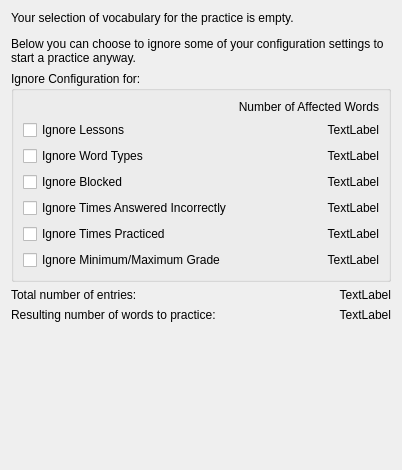
<ui version="4.0" >
 <class>EntryFilter</class>
 <widget class="QWidget" name="EntryFilter" >
  <property name="geometry" >
   <rect>
    <x>0</x>
    <y>0</y>
    <width>399</width>
    <height>470</height>
   </rect>
  </property>
  <property name="sizePolicy">
   <sizepolicy hsizetype="Preferred" vsizetype="MinimumExpanding">
    <horstretch>0</horstretch>
    <verstretch>0</verstretch>
   </sizepolicy>
  </property>
  <layout class="QVBoxLayout">
   <item>
    <widget class="QLabel" name="label" >
     <property name="text" >
      <string>&lt;p>Your selection of vocabulary for the practice is empty.&lt;/p>&lt;p>Below you can choose to ignore some of your configuration settings to start a practice anyway.&lt;/p></string>
     </property>
     <property name="wordWrap" >
      <bool>true</bool>
     </property>
    </widget>
   </item>
   <item>
    <widget class="QGroupBox" name="groupBox" >
     <property name="title" >
      <string>Ignore Configuration for:</string>
     </property>
     <layout class="QGridLayout" >
      <item row="1" column="0" >
       <widget class="QCheckBox" name="lessonCheckBox" >
        <property name="text" >
         <string>Ignore Lessons</string>
        </property>
        <property name="checked" >
         <bool>false</bool>
        </property>
       </widget>
      </item>
      <item row="1" column="1" >
       <widget class="QLabel" name="lessonLabel" >
        <property name="text" >
         <string comment="KDE::DoNotExtract" >TextLabel</string>
        </property>
        <property name="alignment" >
         <set>Qt::AlignRight|Qt::AlignTrailing|Qt::AlignVCenter</set>
        </property>
       </widget>
      </item>
      <item row="2" column="0" >
       <widget class="QCheckBox" name="wordTypeCheckBox" >
        <property name="text" >
         <string>Ignore Word Types</string>
        </property>
        <property name="checked" >
         <bool>false</bool>
        </property>
       </widget>
      </item>
      <item row="2" column="1" >
       <widget class="QLabel" name="wordTypeLabel" >
        <property name="text" >
         <string comment="KDE::DoNotExtract" >TextLabel</string>
        </property>
        <property name="alignment" >
         <set>Qt::AlignRight|Qt::AlignTrailing|Qt::AlignVCenter</set>
        </property>
       </widget>
      </item>
      <item row="3" column="0" >
       <widget class="QCheckBox" name="blockedCheckBox" >
        <property name="text" >
         <string>Ignore Blocked</string>
        </property>
        <property name="checked" >
         <bool>false</bool>
        </property>
       </widget>
      </item>
      <item row="3" column="1" >
       <widget class="QLabel" name="blockedLabel" >
        <property name="text" >
         <string comment="KDE::DoNotExtract" >TextLabel</string>
        </property>
        <property name="alignment" >
         <set>Qt::AlignRight|Qt::AlignTrailing|Qt::AlignVCenter</set>
        </property>
       </widget>
      </item>
      <item row="4" column="0" >
       <widget class="QCheckBox" name="timesWrongCheckBox" >
        <property name="text" >
         <string>Ignore Times Answered Incorrectly</string>
        </property>
        <property name="checked" >
         <bool>false</bool>
        </property>
       </widget>
      </item>
      <item row="4" column="1" >
       <widget class="QLabel" name="timesWrongLabel" >
        <property name="text" >
         <string comment="KDE::DoNotExtract" >TextLabel</string>
        </property>
        <property name="alignment" >
         <set>Qt::AlignRight|Qt::AlignTrailing|Qt::AlignVCenter</set>
        </property>
       </widget>
      </item>
      <item row="5" column="0" >
       <widget class="QCheckBox" name="timesPracticedCheckBox" >
        <property name="text" >
         <string>Ignore Times Practiced</string>
        </property>
        <property name="checked" >
         <bool>false</bool>
        </property>
       </widget>
      </item>
      <item row="5" column="1" >
       <widget class="QLabel" name="timesPracticedLabel" >
        <property name="text" >
         <string comment="KDE::DoNotExtract" >TextLabel</string>
        </property>
        <property name="alignment" >
         <set>Qt::AlignRight|Qt::AlignTrailing|Qt::AlignVCenter</set>
        </property>
       </widget>
      </item>
      <item row="6" column="0" >
       <widget class="QCheckBox" name="minMaxGradeCheckBox" >
        <property name="text" >
         <string>Ignore Minimum/Maximum Grade</string>
        </property>
        <property name="checked" >
         <bool>false</bool>
        </property>
       </widget>
      </item>
      <item row="6" column="1" >
       <widget class="QLabel" name="minMaxGradeLabel" >
        <property name="text" >
         <string comment="KDE::DoNotExtract" >TextLabel</string>
        </property>
        <property name="alignment" >
         <set>Qt::AlignRight|Qt::AlignTrailing|Qt::AlignVCenter</set>
        </property>
       </widget>
      </item>
      <item row="0" column="1" >
       <widget class="QLabel" name="lessonLabel_2" >
        <property name="text" >
         <string>Number of Affected Words</string>
        </property>
        <property name="alignment" >
         <set>Qt::AlignRight|Qt::AlignTrailing|Qt::AlignVCenter</set>
        </property>
       </widget>
      </item>
     </layout>
    </widget>
   </item>
   <item>
    <layout class="QHBoxLayout" >
     <item>
      <widget class="QLabel" name="label_2" >
       <property name="text" >
        <string>Total number of entries:</string>
       </property>
      </widget>
     </item>
     <item>
      <widget class="QLabel" name="documentTotalLabel" >
       <property name="text" >
        <string comment="KDE::DoNotExtract" >TextLabel</string>
       </property>
       <property name="alignment" >
        <set>Qt::AlignRight|Qt::AlignTrailing|Qt::AlignVCenter</set>
       </property>
      </widget>
     </item>
    </layout>
   </item>
   <item>
    <layout class="QHBoxLayout" >
     <item>
      <widget class="QLabel" name="label_9" >
       <property name="text" >
        <string>Resulting number of words to practice:</string>
       </property>
      </widget>
     </item>
     <item>
      <widget class="QLabel" name="totalLabel" >
       <property name="text" >
        <string comment="KDE::DoNotExtract" >TextLabel</string>
       </property>
       <property name="alignment" >
        <set>Qt::AlignRight|Qt::AlignTrailing|Qt::AlignVCenter</set>
       </property>
      </widget>
     </item>
    </layout>
   </item>
   <item>
    <spacer>
     <property name="orientation" >
      <enum>Qt::Vertical</enum>
     </property>
     <property name="sizeHint" stdset="0" >
      <size>
       <width>20</width>
       <height>40</height>
      </size>
     </property>
    </spacer>
   </item>
  </layout>
 </widget>
 <resources/>
 <connections/>
</ui>
